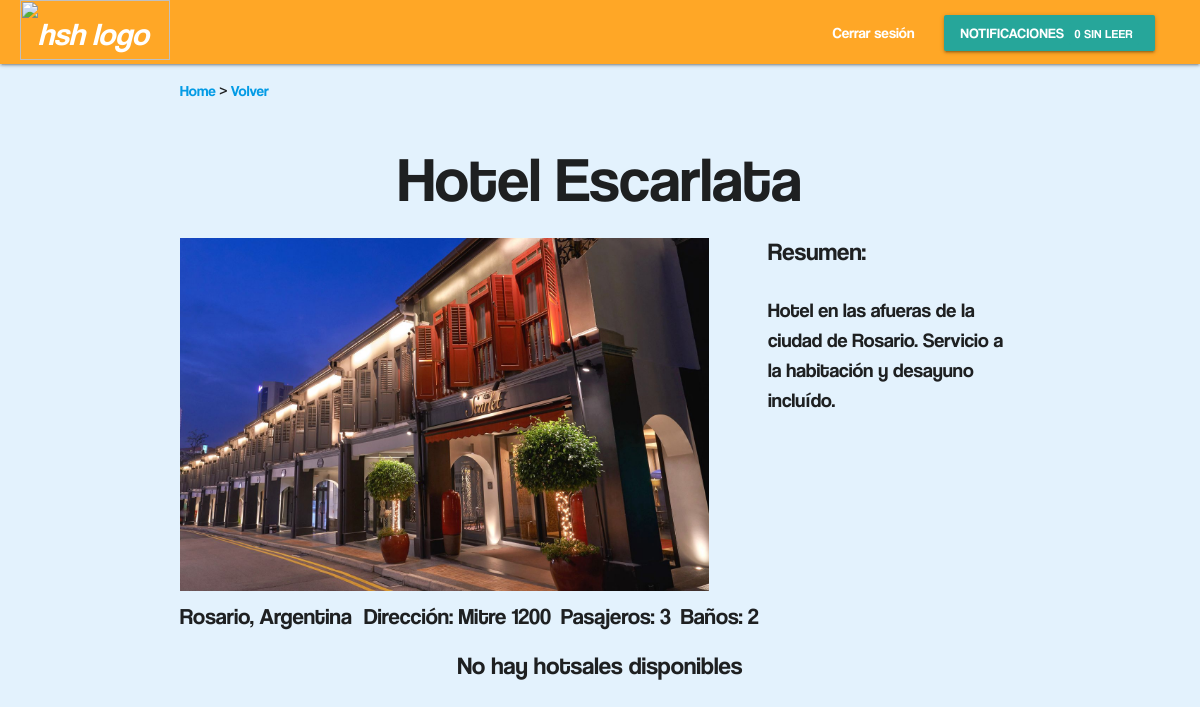
Before: /ver_residencia/3/hotsales/ (signed in) with the older database file.
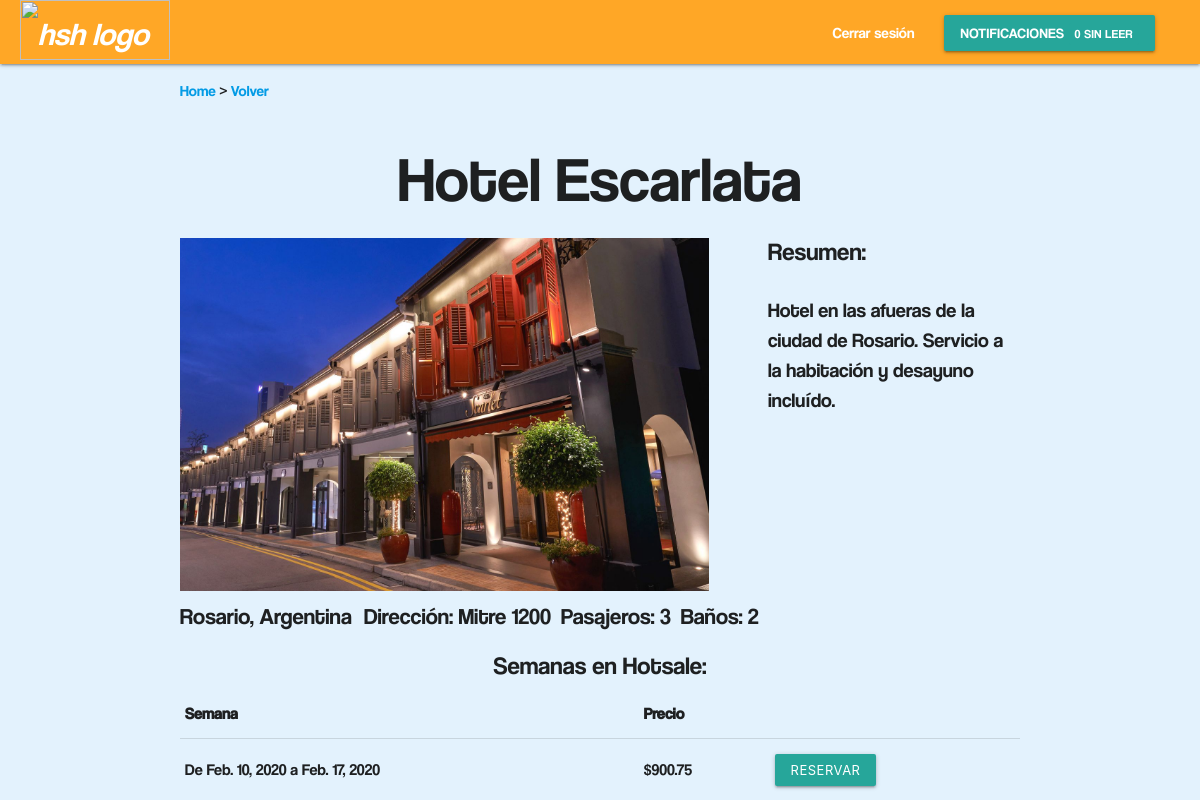
After: the same page with the newer database file.
### main/models.py (models this page shows, shortened)
class Semana(models.Model):
	dia_inicial = models.DateField()
	precio_reserva = models.DecimalField(max_digits=11,decimal_places=2)
	def dia_final(self):
		return self.dia_inicial + timedelta(days=7)
	class Meta:
		abstract = True
		ordering = ['dia_inicial', 'residencia']

class HotSale(Semana):
	residencia = models.ForeignKey('Residencia',on_delete=models.CASCADE,related_name='hotsales')

### main/views.py (the view)
# urls.py: path("ver_residencia/<id_residencia>/hotsales/", views.residencia_hotsales, name="residencia_hotsales"),
def residencia_hotsales(request, id_residencia):
    res = Residencia.objects.get(id=id_residencia)
    hotsales = HotSale.objects.filter(residencia=id_residencia)
    user = request.user
    return render(request=request,
                  template_name="main/residencias/ver_residencia_hotsales.html",
                  context={"residencia": res,
                           "hotsales": hotsales,
                           "usuario": user,
                           "notificaciones": request.user.notificaciones.all()})

### main/models.py (called while the page is built)
	def __str__(self):
		return self.nombre

	def primerFoto(self):
		if self.imagenes.exists():
			return self.imagenes.first().imagen.name[12:]
		else:
			return "fotos/68184730.jpg"

### main/templates/main/residencias/ver_residencia_hotsales.html (shortened to what this page needs)
{% extends "main/headers/header_logged_in.html" %}
{% load static %}
{% load staticfiles %}
{% block content %}
<body>
  <p>
    <a href="/">Home</a>
      >
      <a href="/buscar_residencias">Volver</a>
    </p>
  <h1 class="centrar">{{residencia.nombre}}</h1>
  <section>
    <div class="columna-grande">
      <img class="imagen-residencia"
      src="{% static residencia.primerFoto %}" alt="Imagen Residencia: {{ residencia.primerFoto }}">
    </div>
    <h5>Resumen:</h5>
    <div class="columna-chica">
      <div class="compacto scrollable">
        <p style="font-size: 20">{{residencia.descripcion}}</p>
      </div>
    </div>
  </section>
  <section>
    <div class="columna-grande" style="width: 100%; font-size: 150%">
      <div style="float: left; margin: 8px 12px 3px 0px">{{residencia.ciudad}}, {{residencia.pais}} </div>
      <div style="float: left; margin: 8px 10px 3px 0px">Dirección: {{residencia.dirección}} </div>
      <div style="float: left; margin: 8px 10px 3px 0px">Pasajeros: {{residencia.personas}} </div>
      <div style="float: left; margin: 8px 10px 3px 0px">Baños: {{residencia.baños}}</div>
    </div>
  </section>
  {% if hotsales %}
  <div style="float: left; width: 100%">
    <h5 class="centrar">Semanas en Hotsale:</h5>
  </div>
  <table style="width:100%">
    <tr>
      <th>Semana</th>
      <th>Precio</th>
      <th></th>
    </tr>
    {% for h in hotsales %}
    <tr>
      <td>De {{h.dia_inicial}} a {{h.dia_final}}</td>
      <td>${{h.precio_reserva}}</td>
      <td>
        <button data-target="{{h.id}}" class="waves-effect waves-light btn-small modal-trigger">Reservar</button>
      </td>
    </tr>
    {% endfor %}
    {% else %}
      <div style="float: left; width: 100%">
        <h5 class="centrar">No hay hotsales disponibles</h5>
      </div>
    {% endif %}
</body>
{% endblock %}

Changed rows visible on the page:
added HotSale: dia_inicial "Feb. 10, 2020", dia_final "Feb. 17, 2020", precio_reserva "900.75"
Other visible differences:
text no longer shown: "No hay hotsales disponibles"
text now shown: "Semanas en Hotsale: Semana Precio"
